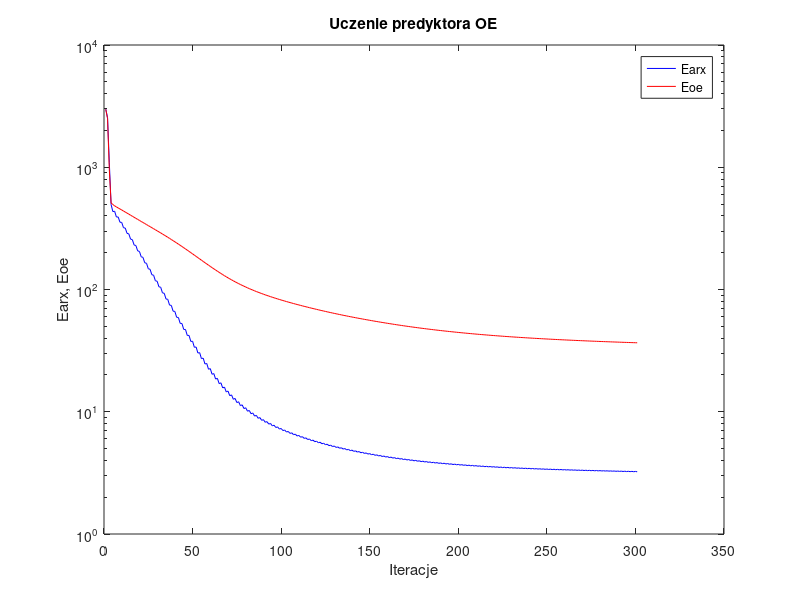
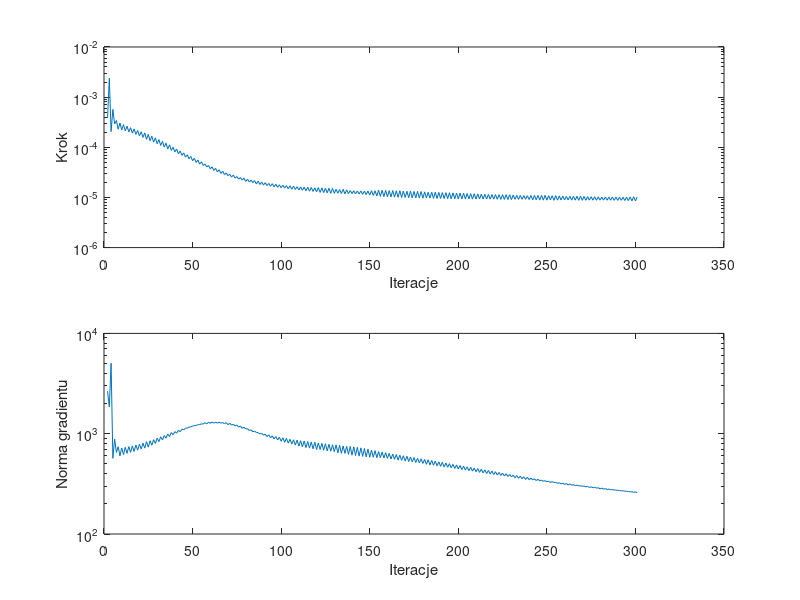

Write MATLAB code to recreate these figures, in order.
%uczenie predyktora oe
clear all;
n=0; farx(n+1)=2.986418e+003; foe(n+1)=2.979209e+003; wspucz(n+1)=0.000000e+000; ng(n+1)=0.000000e+000;
n=1; farx(n+1)=2.544539e+003; foe(n+1)=2.500572e+003; krok(n+1)=3.831728e-004; ng(n+1)=2.651542e+003;
n=2; farx(n+1)=1.086910e+003; foe(n+1)=9.548319e+002; krok(n+1)=2.378319e-003; ng(n+1)=1.847266e+003;
n=3; farx(n+1)=4.954714e+002; foe(n+1)=5.102134e+002; krok(n+1)=2.057254e-004; ng(n+1)=5.035282e+003;
n=4; farx(n+1)=4.336284e+002; foe(n+1)=4.956591e+002; krok(n+1)=5.705256e-004; ng(n+1)=5.690980e+002;
n=5; farx(n+1)=4.366451e+002; foe(n+1)=4.834265e+002; krok(n+1)=2.918195e-004; ng(n+1)=8.816788e+002;
n=6; farx(n+1)=3.916162e+002; foe(n+1)=4.736134e+002; krok(n+1)=3.423805e-004; ng(n+1)=6.506173e+002;
n=7; farx(n+1)=3.921461e+002; foe(n+1)=4.648584e+002; krok(n+1)=2.298193e-004; ng(n+1)=7.411326e+002;
n=8; farx(n+1)=3.552807e+002; foe(n+1)=4.558785e+002; krok(n+1)=3.052463e-004; ng(n+1)=6.014818e+002;
n=9; farx(n+1)=3.536458e+002; foe(n+1)=4.473153e+002; krok(n+1)=2.215284e-004; ng(n+1)=7.210962e+002;
n=10; farx(n+1)=3.202860e+002; foe(n+1)=4.385166e+002; krok(n+1)=2.826636e-004; ng(n+1)=6.196572e+002;
n=11; farx(n+1)=3.179893e+002; foe(n+1)=4.301515e+002; krok(n+1)=2.130969e-004; ng(n+1)=7.312036e+002;
n=12; farx(n+1)=2.878817e+002; foe(n+1)=4.216025e+002; krok(n+1)=2.633328e-004; ng(n+1)=6.366801e+002;
n=13; farx(n+1)=2.853199e+002; foe(n+1)=4.135010e+002; krok(n+1)=2.030280e-004; ng(n+1)=7.435051e+002;
n=14; farx(n+1)=2.582668e+002; foe(n+1)=4.052603e+002; krok(n+1)=2.463545e-004; ng(n+1)=6.517294e+002;
n=15; farx(n+1)=2.556634e+002; foe(n+1)=3.974685e+002; krok(n+1)=1.915864e-004; ng(n+1)=7.556805e+002;
n=16; farx(n+1)=2.313157e+002; foe(n+1)=3.895596e+002; krok(n+1)=2.326282e-004; ng(n+1)=6.656430e+002;
n=17; farx(n+1)=2.288909e+002; foe(n+1)=3.820872e+002; krok(n+1)=1.803354e-004; ng(n+1)=7.715120e+002;
n=18; farx(n+1)=2.071006e+002; foe(n+1)=3.745379e+002; krok(n+1)=2.169204e-004; ng(n+1)=6.849764e+002;
n=19; farx(n+1)=2.048366e+002; foe(n+1)=3.673922e+002; krok(n+1)=1.691914e-004; ng(n+1)=7.852988e+002;
n=20; farx(n+1)=1.852438e+002; foe(n+1)=3.601744e+002; krok(n+1)=2.039081e-004; ng(n+1)=7.020961e+002;
n=21; farx(n+1)=1.832347e+002; foe(n+1)=3.533265e+002; krok(n+1)=1.574580e-004; ng(n+1)=8.050998e+002;
n=22; farx(n+1)=1.654515e+002; foe(n+1)=3.464101e+002; krok(n+1)=1.935115e-004; ng(n+1)=7.182163e+002;
n=23; farx(n+1)=1.638084e+002; foe(n+1)=3.398074e+002; krok(n+1)=1.440576e-004; ng(n+1)=8.342483e+002;
n=24; farx(n+1)=1.478612e+002; foe(n+1)=3.331378e+002; krok(n+1)=1.812217e-004; ng(n+1)=7.351663e+002;
n=25; farx(n+1)=1.463882e+002; foe(n+1)=3.267905e+002; krok(n+1)=1.354575e-004; ng(n+1)=8.511572e+002;
n=26; farx(n+1)=1.321262e+002; foe(n+1)=3.203796e+002; krok(n+1)=1.662532e-004; ng(n+1)=7.678789e+002;
n=27; farx(n+1)=1.308081e+002; foe(n+1)=3.142543e+002; krok(n+1)=1.267358e-004; ng(n+1)=8.721899e+002;
n=28; farx(n+1)=1.179368e+002; foe(n+1)=3.080523e+002; krok(n+1)=1.542478e-004; ng(n+1)=8.001336e+002;
n=29; farx(n+1)=1.168415e+002; foe(n+1)=3.021015e+002; krok(n+1)=1.174532e-004; ng(n+1)=9.016447e+002;
n=30; farx(n+1)=1.052293e+002; foe(n+1)=2.960774e+002; krok(n+1)=1.426144e-004; ng(n+1)=8.333002e+002;
n=31; farx(n+1)=1.043265e+002; foe(n+1)=2.902794e+002; krok(n+1)=1.088055e-004; ng(n+1)=9.314514e+002;
n=32; farx(n+1)=9.388574e+001; foe(n+1)=2.844084e+002; krok(n+1)=1.309881e-004; ng(n+1)=8.673126e+002;
n=33; farx(n+1)=9.312609e+001; foe(n+1)=2.787525e+002; krok(n+1)=1.011842e-004; ng(n+1)=9.584482e+002;
n=34; farx(n+1)=8.367528e+001; foe(n+1)=2.730190e+002; krok(n+1)=1.209505e-004; ng(n+1)=9.025097e+002;
n=35; farx(n+1)=8.309611e+001; foe(n+1)=2.674775e+002; krok(n+1)=9.292181e-005; ng(n+1)=9.932432e+002;
n=36; farx(n+1)=7.455801e+001; foe(n+1)=2.618595e+002; krok(n+1)=1.117582e-004; ng(n+1)=9.357844e+002;
n=37; farx(n+1)=7.413549e+001; foe(n+1)=2.564309e+002; krok(n+1)=8.669030e-005; ng(n+1)=1.026109e+003;
n=38; farx(n+1)=6.650494e+001; foe(n+1)=2.509572e+002; krok(n+1)=1.003543e-004; ng(n+1)=9.772223e+002;
n=39; farx(n+1)=6.615589e+001; foe(n+1)=2.456538e+002; krok(n+1)=8.066838e-005; ng(n+1)=1.049047e+003;
n=40; farx(n+1)=5.925579e+001; foe(n+1)=2.402972e+002; krok(n+1)=9.257470e-005; ng(n+1)=1.011205e+003;
n=41; farx(n+1)=5.903956e+001; foe(n+1)=2.351035e+002; krok(n+1)=7.418244e-005; ng(n+1)=1.083295e+003;
n=42; farx(n+1)=5.284936e+001; foe(n+1)=2.298714e+002; krok(n+1)=8.459568e-005; ng(n+1)=1.047365e+003;
n=43; farx(n+1)=5.271530e+001; foe(n+1)=2.248051e+002; krok(n+1)=6.905895e-005; ng(n+1)=1.108267e+003;
n=44; farx(n+1)=4.714122e+001; foe(n+1)=2.197151e+002; krok(n+1)=7.737572e-005; ng(n+1)=1.092952e+003;
n=45; farx(n+1)=4.710225e+001; foe(n+1)=2.147799e+002; krok(n+1)=6.380047e-005; ng(n+1)=1.137013e+003;
n=46; farx(n+1)=4.208994e+001; foe(n+1)=2.098405e+002; krok(n+1)=7.095977e-005; ng(n+1)=1.134461e+003;
n=47; farx(n+1)=4.212869e+001; foe(n+1)=2.050505e+002; krok(n+1)=5.883434e-005; ng(n+1)=1.162870e+003;
n=48; farx(n+1)=3.760973e+001; foe(n+1)=2.002725e+002; krok(n+1)=6.564208e-005; ng(n+1)=1.170249e+003;
n=49; farx(n+1)=3.772917e+001; foe(n+1)=1.956381e+002; krok(n+1)=5.400102e-005; ng(n+1)=1.190737e+003;
n=50; farx(n+1)=3.368089e+001; foe(n+1)=1.910366e+002; krok(n+1)=6.047987e-005; ng(n+1)=1.201698e+003;
n=51; farx(n+1)=3.384999e+001; foe(n+1)=1.865797e+002; krok(n+1)=4.993299e-005; ng(n+1)=1.209181e+003;
n=52; farx(n+1)=3.022680e+001; foe(n+1)=1.821725e+002; krok(n+1)=5.575933e-005; ng(n+1)=1.230393e+003;
n=53; farx(n+1)=3.043769e+001; foe(n+1)=1.779077e+002; krok(n+1)=4.621507e-005; ng(n+1)=1.229595e+003;
n=54; farx(n+1)=2.720513e+001; foe(n+1)=1.737103e+002; krok(n+1)=5.135020e-005; ng(n+1)=1.255206e+003;
n=55; farx(n+1)=2.745053e+001; foe(n+1)=1.696536e+002; krok(n+1)=4.334515e-005; ng(n+1)=1.246505e+003;
n=56; farx(n+1)=2.458634e+001; foe(n+1)=1.656891e+002; krok(n+1)=4.645269e-005; ng(n+1)=1.288188e+003;
n=57; farx(n+1)=2.483073e+001; foe(n+1)=1.618561e+002; krok(n+1)=4.052186e-005; ng(n+1)=1.252462e+003;
n=58; farx(n+1)=2.226973e+001; foe(n+1)=1.581189e+002; krok(n+1)=4.334515e-005; ng(n+1)=1.303077e+003;
n=59; farx(n+1)=2.253318e+001; foe(n+1)=1.545081e+002; krok(n+1)=3.720528e-005; ng(n+1)=1.269643e+003;
n=60; farx(n+1)=2.025988e+001; foe(n+1)=1.509979e+002; krok(n+1)=4.060864e-005; ng(n+1)=1.304676e+003;
n=61; farx(n+1)=2.052571e+001; foe(n+1)=1.476181e+002; krok(n+1)=3.452947e-005; ng(n+1)=1.275069e+003;
n=62; farx(n+1)=1.850754e+001; foe(n+1)=1.443400e+002; krok(n+1)=3.806275e-005; ng(n+1)=1.304284e+003;
n=63; farx(n+1)=1.877408e+001; foe(n+1)=1.411910e+002; krok(n+1)=3.217628e-005; ng(n+1)=1.276801e+003;
n=64; farx(n+1)=1.698406e+001; foe(n+1)=1.381464e+002; krok(n+1)=3.565361e-005; ng(n+1)=1.301536e+003;
n=65; farx(n+1)=1.724546e+001; foe(n+1)=1.352251e+002; krok(n+1)=3.004811e-005; ng(n+1)=1.273009e+003;
n=66; farx(n+1)=1.566735e+001; foe(n+1)=1.324074e+002; krok(n+1)=3.333298e-005; ng(n+1)=1.292121e+003;
n=67; farx(n+1)=1.591750e+001; foe(n+1)=1.297114e+002; krok(n+1)=2.860122e-005; ng(n+1)=1.257389e+003;
n=68; farx(n+1)=1.453078e+001; foe(n+1)=1.271191e+002; krok(n+1)=3.070447e-005; ng(n+1)=1.289657e+003;
n=69; farx(n+1)=1.475626e+001; foe(n+1)=1.246396e+002; krok(n+1)=2.717293e-005; ng(n+1)=1.230512e+003;
n=70; farx(n+1)=1.352336e+001; foe(n+1)=1.222528e+002; krok(n+1)=2.921834e-005; ng(n+1)=1.269235e+003;
n=71; farx(n+1)=1.374009e+001; foe(n+1)=1.199705e+002; krok(n+1)=2.545461e-005; ng(n+1)=1.217410e+003;
n=72; farx(n+1)=1.264595e+001; foe(n+1)=1.177748e+002; krok(n+1)=2.790955e-005; ng(n+1)=1.241894e+003;
n=73; farx(n+1)=1.285316e+001; foe(n+1)=1.156773e+002; krok(n+1)=2.418894e-005; ng(n+1)=1.198167e+003;
n=74; farx(n+1)=1.188872e+001; foe(n+1)=1.136629e+002; krok(n+1)=2.616958e-005; ng(n+1)=1.220829e+003;
n=75; farx(n+1)=1.207489e+001; foe(n+1)=1.117399e+002; krok(n+1)=2.322634e-005; ng(n+1)=1.163459e+003;
n=76; farx(n+1)=1.121954e+001; foe(n+1)=1.098895e+002; krok(n+1)=2.488850e-005; ng(n+1)=1.192146e+003;
n=77; farx(n+1)=1.138977e+001; foe(n+1)=1.081232e+002; krok(n+1)=2.219549e-005; ng(n+1)=1.133138e+003;
n=78; farx(n+1)=1.061966e+001; foe(n+1)=1.064209e+002; krok(n+1)=2.418894e-005; ng(n+1)=1.158619e+003;
n=79; farx(n+1)=1.078378e+001; foe(n+1)=1.047918e+002; krok(n+1)=2.092147e-005; ng(n+1)=1.117037e+003;
n=80; farx(n+1)=1.010207e+001; foe(n+1)=1.032221e+002; krok(n+1)=2.310648e-005; ng(n+1)=1.121660e+003;
n=81; farx(n+1)=1.024913e+001; foe(n+1)=1.017234e+002; krok(n+1)=2.036925e-005; ng(n+1)=1.077172e+003;
n=82; farx(n+1)=9.638447e+000; foe(n+1)=1.002757e+002; krok(n+1)=2.209045e-005; ng(n+1)=1.093040e+003;
n=83; farx(n+1)=9.773006e+000; foe(n+1)=9.889121e+001; krok(n+1)=1.968224e-005; ng(n+1)=1.044385e+003;
n=84; farx(n+1)=9.215366e+000; foe(n+1)=9.755116e+001; krok(n+1)=2.167257e-005; ng(n+1)=1.060352e+003;
n=85; farx(n+1)=9.344662e+000; foe(n+1)=9.626360e+001; krok(n+1)=1.852774e-005; ng(n+1)=1.029546e+003;
n=86; farx(n+1)=8.843721e+000; foe(n+1)=9.501531e+001; krok(n+1)=2.114892e-005; ng(n+1)=1.023180e+003;
n=87; farx(n+1)=8.962781e+000; foe(n+1)=9.381950e+001; krok(n+1)=1.811665e-005; ng(n+1)=9.957452e+002;
n=88; farx(n+1)=8.507203e+000; foe(n+1)=9.265873e+001; krok(n+1)=2.036925e-005; ng(n+1)=1.008147e+003;
n=89; farx(n+1)=8.617790e+000; foe(n+1)=9.154310e+001; krok(n+1)=1.760998e-005; ng(n+1)=9.666147e+002;
n=90; farx(n+1)=8.203438e+000; foe(n+1)=9.045842e+001; krok(n+1)=1.968224e-005; ng(n+1)=9.897190e+002;
n=91; farx(n+1)=8.305886e+000; foe(n+1)=8.941478e+001; krok(n+1)=1.729605e-005; ng(n+1)=9.350660e+002;
n=92; farx(n+1)=7.925443e+000; foe(n+1)=8.839879e+001; krok(n+1)=1.903096e-005; ng(n+1)=9.758371e+002;
n=93; farx(n+1)=8.020220e+000; foe(n+1)=8.741825e+001; krok(n+1)=1.675917e-005; ng(n+1)=9.084771e+002;
n=94; farx(n+1)=7.668836e+000; foe(n+1)=8.646051e+001; krok(n+1)=1.878573e-005; ng(n+1)=9.522808e+002;
n=95; farx(n+1)=7.759483e+000; foe(n+1)=8.553508e+001; krok(n+1)=1.630719e-005; ng(n+1)=8.879263e+002;
n=96; farx(n+1)=7.434274e+000; foe(n+1)=8.463124e+001; krok(n+1)=1.831129e-005; ng(n+1)=9.361613e+002;
n=97; farx(n+1)=7.519620e+000; foe(n+1)=8.375602e+001; krok(n+1)=1.593982e-005; ng(n+1)=8.646290e+002;
n=98; farx(n+1)=7.217893e+000; foe(n+1)=8.290001e+001; krok(n+1)=1.788662e-005; ng(n+1)=9.216374e+002;
n=99; farx(n+1)=7.298534e+000; foe(n+1)=8.207008e+001; krok(n+1)=1.565988e-005; ng(n+1)=8.416536e+002;
n=100; farx(n+1)=7.016829e+000; foe(n+1)=8.125759e+001; krok(n+1)=1.747813e-005; ng(n+1)=9.102752e+002;
n=101; farx(n+1)=7.093536e+000; foe(n+1)=8.046813e+001; krok(n+1)=1.535151e-005; ng(n+1)=8.212952e+002;
n=102; farx(n+1)=6.828816e+000; foe(n+1)=7.969466e+001; krok(n+1)=1.720017e-005; ng(n+1)=8.978543e+002;
n=103; farx(n+1)=6.902031e+000; foe(n+1)=7.894115e+001; krok(n+1)=1.489745e-005; ng(n+1)=8.048806e+002;
n=104; farx(n+1)=6.653251e+000; foe(n+1)=7.820150e+001; krok(n+1)=1.707914e-005; ng(n+1)=8.793673e+002;
n=105; farx(n+1)=6.724051e+000; foe(n+1)=7.748087e+001; krok(n+1)=1.460917e-005; ng(n+1)=7.888638e+002;
n=106; farx(n+1)=6.490039e+000; foe(n+1)=7.677390e+001; krok(n+1)=1.671517e-005; ng(n+1)=8.686599e+002;
n=107; farx(n+1)=6.557766e+000; foe(n+1)=7.608438e+001; krok(n+1)=1.442554e-005; ng(n+1)=7.704436e+002;
n=108; farx(n+1)=6.337254e+000; foe(n+1)=7.540755e+001; krok(n+1)=1.632874e-005; ng(n+1)=8.626176e+002;
n=109; farx(n+1)=6.401216e+000; foe(n+1)=7.474687e+001; krok(n+1)=1.416371e-005; ng(n+1)=7.521633e+002;
n=110; farx(n+1)=6.192154e+000; foe(n+1)=7.409633e+001; krok(n+1)=1.622915e-005; ng(n+1)=8.521307e+002;
n=111; farx(n+1)=6.254406e+000; foe(n+1)=7.346125e+001; krok(n+1)=1.390431e-005; ng(n+1)=7.398110e+002;
n=112; farx(n+1)=6.055578e+000; foe(n+1)=7.283613e+001; krok(n+1)=1.602405e-005; ng(n+1)=8.455995e+002;
n=113; farx(n+1)=6.115750e+000; foe(n+1)=7.222503e+001; krok(n+1)=1.361415e-005; ng(n+1)=7.274032e+002;
n=114; farx(n+1)=5.925983e+000; foe(n+1)=7.162274e+001; krok(n+1)=1.596631e-005; ng(n+1)=8.357458e+002;
n=115; farx(n+1)=5.985028e+000; foe(n+1)=7.103346e+001; krok(n+1)=1.334403e-005; ng(n+1)=7.182292e+002;
n=116; farx(n+1)=5.804222e+000; foe(n+1)=7.045320e+001; krok(n+1)=1.577348e-005; ng(n+1)=8.280428e+002;
n=117; farx(n+1)=5.861674e+000; foe(n+1)=6.988534e+001; krok(n+1)=1.317649e-005; ng(n+1)=7.069298e+002;
n=118; farx(n+1)=5.689282e+000; foe(n+1)=6.932626e+001; krok(n+1)=1.552186e-005; ng(n+1)=8.216459e+002;
n=119; farx(n+1)=5.744217e+000; foe(n+1)=6.877898e+001; krok(n+1)=1.290553e-005; ng(n+1)=6.958348e+002;
n=120; farx(n+1)=5.577835e+000; foe(n+1)=6.823757e+001; krok(n+1)=1.572983e-005; ng(n+1)=8.078445e+002;
n=121; farx(n+1)=5.633187e+000; foe(n+1)=6.770677e+001; krok(n+1)=1.259177e-005; ng(n+1)=6.958294e+002;
n=122; farx(n+1)=5.474373e+000; foe(n+1)=6.718420e+001; krok(n+1)=1.549177e-005; ng(n+1)=8.003066e+002;
n=123; farx(n+1)=5.528112e+000; foe(n+1)=6.667239e+001; krok(n+1)=1.249822e-005; ng(n+1)=6.842321e+002;
n=124; farx(n+1)=5.376047e+000; foe(n+1)=6.616813e+001; krok(n+1)=1.525247e-005; ng(n+1)=7.938361e+002;
n=125; farx(n+1)=5.428155e+000; foe(n+1)=6.567410e+001; krok(n+1)=1.234279e-005; ng(n+1)=6.738815e+002;
n=126; farx(n+1)=5.281487e+000; foe(n+1)=6.518628e+001; krok(n+1)=1.523649e-005; ng(n+1)=7.842683e+002;
n=127; farx(n+1)=5.332968e+000; foe(n+1)=6.470768e+001; krok(n+1)=1.209645e-005; ng(n+1)=6.693380e+002;
n=128; farx(n+1)=5.191999e+000; foe(n+1)=6.423530e+001; krok(n+1)=1.517047e-005; ng(n+1)=7.739606e+002;
n=129; farx(n+1)=5.243453e+000; foe(n+1)=6.377241e+001; krok(n+1)=1.209447e-005; ng(n+1)=6.623008e+002;
n=130; farx(n+1)=5.109327e+000; foe(n+1)=6.331824e+001; krok(n+1)=1.453926e-005; ng(n+1)=7.737866e+002;
n=131; farx(n+1)=5.158038e+000; foe(n+1)=6.287334e+001; krok(n+1)=1.215525e-005; ng(n+1)=6.448993e+002;
n=132; farx(n+1)=5.028823e+000; foe(n+1)=6.243414e+001; krok(n+1)=1.438760e-005; ng(n+1)=7.660638e+002;
n=133; farx(n+1)=5.076374e+000; foe(n+1)=6.200379e+001; krok(n+1)=1.197415e-005; ng(n+1)=6.374850e+002;
n=134; farx(n+1)=4.950725e+000; foe(n+1)=6.157795e+001; krok(n+1)=1.451496e-005; ng(n+1)=7.546602e+002;
n=135; farx(n+1)=4.998804e+000; foe(n+1)=6.115986e+001; krok(n+1)=1.176389e-005; ng(n+1)=6.367393e+002;
n=136; farx(n+1)=4.878816e+000; foe(n+1)=6.074824e+001; krok(n+1)=1.416371e-005; ng(n+1)=7.477017e+002;
n=137; farx(n+1)=4.925641e+000; foe(n+1)=6.034539e+001; krok(n+1)=1.191391e-005; ng(n+1)=6.226233e+002;
n=138; farx(n+1)=4.810090e+000; foe(n+1)=5.994867e+001; krok(n+1)=1.373458e-005; ng(n+1)=7.463790e+002;
n=139; farx(n+1)=4.855650e+000; foe(n+1)=5.955963e+001; krok(n+1)=1.194000e-005; ng(n+1)=6.110086e+002;
n=140; farx(n+1)=4.743488e+000; foe(n+1)=5.917601e+001; krok(n+1)=1.360069e-005; ng(n+1)=7.401974e+002;
n=141; farx(n+1)=4.788662e+000; foe(n+1)=5.879913e+001; krok(n+1)=1.180191e-005; ng(n+1)=6.056242e+002;
n=142; farx(n+1)=4.680387e+000; foe(n+1)=5.842770e+001; krok(n+1)=1.346311e-005; ng(n+1)=7.315094e+002;
n=143; farx(n+1)=4.724723e+000; foe(n+1)=5.806303e+001; krok(n+1)=1.171829e-005; ng(n+1)=5.976063e+002;
n=144; farx(n+1)=4.619385e+000; foe(n+1)=5.770333e+001; krok(n+1)=1.344676e-005; ng(n+1)=7.226073e+002;
n=145; farx(n+1)=4.663549e+000; foe(n+1)=5.734969e+001; krok(n+1)=1.153689e-005; ng(n+1)=5.939586e+002;
n=146; farx(n+1)=4.561538e+000; foe(n+1)=5.700117e+001; krok(n+1)=1.338477e-005; ng(n+1)=7.128474e+002;
n=147; farx(n+1)=4.605027e+000; foe(n+1)=5.665869e+001; krok(n+1)=1.139931e-005; ng(n+1)=5.876468e+002;
n=148; farx(n+1)=4.505989e+000; foe(n+1)=5.632083e+001; krok(n+1)=1.338477e-005; ng(n+1)=7.023689e+002;
n=149; farx(n+1)=4.548649e+000; foe(n+1)=5.598888e+001; krok(n+1)=1.115447e-005; ng(n+1)=5.828514e+002;
n=150; farx(n+1)=4.452106e+000; foe(n+1)=5.566025e+001; krok(n+1)=1.361563e-005; ng(n+1)=6.876534e+002;
n=151; farx(n+1)=4.495082e+000; foe(n+1)=5.533754e+001; krok(n+1)=1.095389e-005; ng(n+1)=5.819519e+002;
n=152; farx(n+1)=4.401217e+000; foe(n+1)=5.501920e+001; krok(n+1)=1.357488e-005; ng(n+1)=6.786101e+002;
n=153; farx(n+1)=4.443169e+000; foe(n+1)=5.470645e+001; krok(n+1)=1.069939e-005; ng(n+1)=5.768010e+002;
n=154; farx(n+1)=4.351312e+000; foe(n+1)=5.439582e+001; krok(n+1)=1.393983e-005; ng(n+1)=6.624604e+002;
n=155; farx(n+1)=4.394055e+000; foe(n+1)=5.409085e+001; krok(n+1)=1.051860e-005; ng(n+1)=5.780231e+002;
n=156; farx(n+1)=4.304474e+000; foe(n+1)=5.379068e+001; krok(n+1)=1.384553e-005; ng(n+1)=6.555793e+002;
n=157; farx(n+1)=4.346826e+000; foe(n+1)=5.349492e+001; krok(n+1)=1.038706e-005; ng(n+1)=5.731903e+002;
n=158; farx(n+1)=4.259666e+000; foe(n+1)=5.320383e+001; krok(n+1)=1.384553e-005; ng(n+1)=6.456687e+002;
n=159; farx(n+1)=4.301739e+000; foe(n+1)=5.291707e+001; krok(n+1)=1.029142e-005; ng(n+1)=5.680972e+002;
n=160; farx(n+1)=4.217496e+000; foe(n+1)=5.263529e+001; krok(n+1)=1.366869e-005; ng(n+1)=6.372811e+002;
n=161; farx(n+1)=4.258532e+000; foe(n+1)=5.235859e+001; krok(n+1)=1.023989e-005; ng(n+1)=5.585962e+002;
n=162; farx(n+1)=4.176249e+000; foe(n+1)=5.208523e+001; krok(n+1)=1.372904e-005; ng(n+1)=6.272834e+002;
n=163; farx(n+1)=4.217294e+000; foe(n+1)=5.181647e+001; krok(n+1)=1.013046e-005; ng(n+1)=5.552580e+002;
n=164; farx(n+1)=4.137489e+000; foe(n+1)=5.155202e+001; krok(n+1)=1.357662e-005; ng(n+1)=6.194102e+002;
n=165; farx(n+1)=4.177797e+000; foe(n+1)=5.129236e+001; krok(n+1)=1.008355e-005; ng(n+1)=5.470991e+002;
n=166; farx(n+1)=4.099889e+000; foe(n+1)=5.103616e+001; krok(n+1)=1.356957e-005; ng(n+1)=6.105566e+002;
n=167; farx(n+1)=4.140050e+000; foe(n+1)=5.078427e+001; krok(n+1)=9.999543e-006; ng(n+1)=5.426167e+002;
n=168; farx(n+1)=4.064590e+000; foe(n+1)=5.053643e+001; krok(n+1)=1.338683e-005; ng(n+1)=6.027930e+002;
n=169; farx(n+1)=4.104091e+000; foe(n+1)=5.029337e+001; krok(n+1)=1.001618e-005; ng(n+1)=5.335680e+002;
n=170; farx(n+1)=4.030357e+000; foe(n+1)=5.005393e+001; krok(n+1)=1.328171e-005; ng(n+1)=5.961166e+002;
n=171; farx(n+1)=4.069285e+000; foe(n+1)=4.981839e+001; krok(n+1)=9.888364e-006; ng(n+1)=5.282608e+002;
n=172; farx(n+1)=3.997245e+000; foe(n+1)=4.958571e+001; krok(n+1)=1.338477e-005; ng(n+1)=5.851887e+002;
n=173; farx(n+1)=4.036201e+000; foe(n+1)=4.935698e+001; krok(n+1)=9.809075e-006; ng(n+1)=5.247653e+002;
n=174; farx(n+1)=3.966240e+000; foe(n+1)=4.913210e+001; krok(n+1)=1.319809e-005; ng(n+1)=5.781945e+002;
n=175; farx(n+1)=4.004385e+000; foe(n+1)=4.891128e+001; krok(n+1)=9.772716e-006; ng(n+1)=5.163601e+002;
n=176; farx(n+1)=3.936080e+000; foe(n+1)=4.869326e+001; krok(n+1)=1.319809e-005; ng(n+1)=5.691010e+002;
n=177; farx(n+1)=3.974061e+000; foe(n+1)=4.847919e+001; krok(n+1)=9.722265e-006; ng(n+1)=5.114467e+002;
n=178; farx(n+1)=3.907368e+000; foe(n+1)=4.826846e+001; krok(n+1)=1.308479e-005; ng(n+1)=5.621939e+002;
n=179; farx(n+1)=3.944910e+000; foe(n+1)=4.806124e+001; krok(n+1)=9.667524e-006; ng(n+1)=5.053920e+002;
n=180; farx(n+1)=3.880374e+000; foe(n+1)=4.785717e+001; krok(n+1)=1.290553e-005; ng(n+1)=5.540279e+002;
n=181; farx(n+1)=3.917420e+000; foe(n+1)=4.765744e+001; krok(n+1)=9.766516e-006; ng(n+1)=4.957341e+002;
n=182; farx(n+1)=3.854337e+000; foe(n+1)=4.746093e+001; krok(n+1)=1.264803e-005; ng(n+1)=5.501518e+002;
n=183; farx(n+1)=3.890665e+000; foe(n+1)=4.726785e+001; krok(n+1)=9.716744e-006; ng(n+1)=4.884106e+002;
n=184; farx(n+1)=3.828842e+000; foe(n+1)=4.707720e+001; krok(n+1)=1.270754e-005; ng(n+1)=5.409319e+002;
n=185; farx(n+1)=3.864968e+000; foe(n+1)=4.688971e+001; krok(n+1)=9.602384e-006; ng(n+1)=4.850197e+002;
n=186; farx(n+1)=3.804644e+000; foe(n+1)=4.670481e+001; krok(n+1)=1.268925e-005; ng(n+1)=5.320529e+002;
n=187; farx(n+1)=3.840415e+000; foe(n+1)=4.652322e+001; krok(n+1)=9.558456e-006; ng(n+1)=4.794343e+002;
n=188; farx(n+1)=3.781549e+000; foe(n+1)=4.634422e+001; krok(n+1)=1.259797e-005; ng(n+1)=5.245661e+002;
n=189; farx(n+1)=3.816946e+000; foe(n+1)=4.616850e+001; krok(n+1)=9.549067e-006; ng(n+1)=4.731023e+002;
n=190; farx(n+1)=3.759394e+000; foe(n+1)=4.599541e+001; krok(n+1)=1.248325e-005; ng(n+1)=5.179982e+002;
n=191; farx(n+1)=3.794370e+000; foe(n+1)=4.582532e+001; krok(n+1)=9.520265e-006; ng(n+1)=4.670390e+002;
n=192; farx(n+1)=3.737938e+000; foe(n+1)=4.565774e+001; krok(n+1)=1.245057e-005; ng(n+1)=5.106950e+002;
n=193; farx(n+1)=3.772632e+000; foe(n+1)=4.549276e+001; krok(n+1)=9.451001e-006; ng(n+1)=4.625929e+002;
n=194; farx(n+1)=3.717476e+000; foe(n+1)=4.533036e+001; krok(n+1)=1.240203e-005; ng(n+1)=5.029046e+002;
n=195; farx(n+1)=3.751677e+000; foe(n+1)=4.517056e+001; krok(n+1)=9.388408e-006; ng(n+1)=4.570331e+002;
n=196; farx(n+1)=3.697975e+000; foe(n+1)=4.501302e+001; krok(n+1)=1.234279e-005; ng(n+1)=4.944379e+002;
n=197; farx(n+1)=3.731769e+000; foe(n+1)=4.485847e+001; krok(n+1)=9.405221e-006; ng(n+1)=4.503065e+002;
n=198; farx(n+1)=3.679181e+000; foe(n+1)=4.470616e+001; krok(n+1)=1.221743e-005; ng(n+1)=4.885151e+002;
n=199; farx(n+1)=3.712576e+000; foe(n+1)=4.455651e+001; krok(n+1)=9.386788e-006; ng(n+1)=4.445155e+002;
n=200; farx(n+1)=3.661012e+000; foe(n+1)=4.440903e+001; krok(n+1)=1.216245e-005; ng(n+1)=4.817043e+002;
n=201; farx(n+1)=3.694046e+000; foe(n+1)=4.426394e+001; krok(n+1)=9.331364e-006; ng(n+1)=4.398027e+002;
n=202; farx(n+1)=3.643705e+000; foe(n+1)=4.412095e+001; krok(n+1)=1.209645e-005; ng(n+1)=4.741334e+002;
n=203; farx(n+1)=3.676325e+000; foe(n+1)=4.398049e+001; krok(n+1)=9.328187e-006; ng(n+1)=4.338644e+002;
n=204; farx(n+1)=3.627143e+000; foe(n+1)=4.384206e+001; krok(n+1)=1.197415e-005; ng(n+1)=4.677304e+002;
n=205; farx(n+1)=3.659359e+000; foe(n+1)=4.370615e+001; krok(n+1)=9.351708e-006; ng(n+1)=4.275498e+002;
n=206; farx(n+1)=3.610927e+000; foe(n+1)=4.357222e+001; krok(n+1)=1.191391e-005; ng(n+1)=4.620694e+002;
n=207; farx(n+1)=3.642799e+000; foe(n+1)=4.344027e+001; krok(n+1)=9.263865e-006; ng(n+1)=4.237647e+002;
n=208; farx(n+1)=3.595636e+000; foe(n+1)=4.331021e+001; krok(n+1)=1.185899e-005; ng(n+1)=4.539342e+002;
n=209; farx(n+1)=3.627107e+000; foe(n+1)=4.318253e+001; krok(n+1)=9.301319e-006; ng(n+1)=4.173571e+002;
n=210; farx(n+1)=3.580873e+000; foe(n+1)=4.305673e+001; krok(n+1)=1.171829e-005; ng(n+1)=4.486967e+002;
n=211; farx(n+1)=3.611913e+000; foe(n+1)=4.293305e+001; krok(n+1)=9.299765e-006; ng(n+1)=4.116479e+002;
n=212; farx(n+1)=3.566552e+000; foe(n+1)=4.281112e+001; krok(n+1)=1.165597e-005; ng(n+1)=4.423978e+002;
n=213; farx(n+1)=3.597252e+000; foe(n+1)=4.269117e+001; krok(n+1)=9.272806e-006; ng(n+1)=4.069308e+002;
n=214; farx(n+1)=3.552931e+000; foe(n+1)=4.257295e+001; krok(n+1)=1.155324e-005; ng(n+1)=4.359464e+002;
n=215; farx(n+1)=3.583167e+000; foe(n+1)=4.245678e+001; krok(n+1)=9.290308e-006; ng(n+1)=4.008699e+002;
n=216; farx(n+1)=3.539596e+000; foe(n+1)=4.234219e+001; krok(n+1)=1.149974e-005; ng(n+1)=4.300247e+002;
n=217; farx(n+1)=3.569529e+000; foe(n+1)=4.222942e+001; krok(n+1)=9.251809e-006; ng(n+1)=3.966920e+002;
n=218; farx(n+1)=3.526866e+000; foe(n+1)=4.211826e+001; krok(n+1)=1.143043e-005; ng(n+1)=4.235919e+002;
n=219; farx(n+1)=3.556413e+000; foe(n+1)=4.200891e+001; krok(n+1)=9.251809e-006; ng(n+1)=3.914773e+002;
n=220; farx(n+1)=3.514459e+000; foe(n+1)=4.190110e+001; krok(n+1)=1.138437e-005; ng(n+1)=4.177072e+002;
n=221; farx(n+1)=3.543669e+000; foe(n+1)=4.179492e+001; krok(n+1)=9.203865e-006; ng(n+1)=3.874287e+002;
n=222; farx(n+1)=3.502435e+000; foe(n+1)=4.169023e+001; krok(n+1)=1.138585e-005; ng(n+1)=4.110360e+002;
n=223; farx(n+1)=3.531308e+000; foe(n+1)=4.158705e+001; krok(n+1)=9.137433e-006; ng(n+1)=3.837681e+002;
n=224; farx(n+1)=3.490940e+000; foe(n+1)=4.148530e+001; krok(n+1)=1.136531e-005; ng(n+1)=4.040287e+002;
n=225; farx(n+1)=3.519452e+000; foe(n+1)=4.138517e+001; krok(n+1)=9.125546e-006; ng(n+1)=3.790759e+002;
n=226; farx(n+1)=3.479748e+000; foe(n+1)=4.128641e+001; krok(n+1)=1.133131e-005; ng(n+1)=3.981770e+002;
n=227; farx(n+1)=3.507926e+000; foe(n+1)=4.118911e+001; krok(n+1)=9.078452e-006; ng(n+1)=3.752017e+002;
n=228; farx(n+1)=3.468962e+000; foe(n+1)=4.109314e+001; krok(n+1)=1.131276e-005; ng(n+1)=3.917494e+002;
n=229; farx(n+1)=3.496801e+000; foe(n+1)=4.099862e+001; krok(n+1)=9.049168e-006; ng(n+1)=3.710493e+002;
n=230; farx(n+1)=3.458924e+000; foe(n+1)=4.090540e+001; krok(n+1)=1.115447e-005; ng(n+1)=3.857541e+002;
n=231; farx(n+1)=3.486321e+000; foe(n+1)=4.081393e+001; krok(n+1)=9.184756e-006; ng(n+1)=3.636805e+002;
n=232; farx(n+1)=3.448881e+000; foe(n+1)=4.072369e+001; krok(n+1)=1.099884e-005; ng(n+1)=3.828017e+002;
n=233; farx(n+1)=3.475922e+000; foe(n+1)=4.063480e+001; krok(n+1)=9.158722e-006; ng(n+1)=3.595386e+002;
n=234; farx(n+1)=3.439191e+000; foe(n+1)=4.054707e+001; krok(n+1)=1.095389e-005; ng(n+1)=3.769063e+002;
n=235; farx(n+1)=3.465898e+000; foe(n+1)=4.046070e+001; krok(n+1)=9.158722e-006; ng(n+1)=3.551418e+002;
n=236; farx(n+1)=3.429904e+000; foe(n+1)=4.037546e+001; krok(n+1)=1.085468e-005; ng(n+1)=3.717348e+002;
n=237; farx(n+1)=3.456259e+000; foe(n+1)=4.029159e+001; krok(n+1)=9.203865e-006; ng(n+1)=3.500164e+002;
n=238; farx(n+1)=3.420578e+000; foe(n+1)=4.020882e+001; krok(n+1)=1.083629e-005; ng(n+1)=3.675877e+002;
n=239; farx(n+1)=3.446652e+000; foe(n+1)=4.012708e+001; krok(n+1)=9.089066e-006; ng(n+1)=3.478090e+002;
n=240; farx(n+1)=3.411454e+000; foe(n+1)=4.004642e+001; krok(n+1)=1.095376e-005; ng(n+1)=3.609545e+002;
n=241; farx(n+1)=3.437289e+000; foe(n+1)=3.996669e+001; krok(n+1)=8.958287e-006; ng(n+1)=3.461380e+002;
n=242; farx(n+1)=3.402950e+000; foe(n+1)=3.988803e+001; krok(n+1)=1.095389e-005; ng(n+1)=3.546538e+002;
n=243; farx(n+1)=3.428412e+000; foe(n+1)=3.981056e+001; krok(n+1)=8.985823e-006; ng(n+1)=3.413063e+002;
n=244; farx(n+1)=3.394402e+000; foe(n+1)=3.973409e+001; krok(n+1)=1.095376e-005; ng(n+1)=3.507356e+002;
n=245; farx(n+1)=3.419544e+000; foe(n+1)=3.965853e+001; krok(n+1)=8.866243e-006; ng(n+1)=3.391312e+002;
n=246; farx(n+1)=3.386250e+000; foe(n+1)=3.958388e+001; krok(n+1)=1.101046e-005; ng(n+1)=3.447502e+002;
n=247; farx(n+1)=3.411048e+000; foe(n+1)=3.951031e+001; krok(n+1)=8.833238e-006; ng(n+1)=3.354956e+002;
n=248; farx(n+1)=3.378293e+000; foe(n+1)=3.943759e+001; krok(n+1)=1.101046e-005; ng(n+1)=3.400956e+002;
n=249; farx(n+1)=3.402857e+000; foe(n+1)=3.936592e+001; krok(n+1)=8.818436e-006; ng(n+1)=3.322222e+002;
n=250; farx(n+1)=3.370878e+000; foe(n+1)=3.929516e+001; krok(n+1)=1.085468e-005; ng(n+1)=3.361918e+002;
n=251; farx(n+1)=3.395062e+000; foe(n+1)=3.922559e+001; krok(n+1)=8.935769e-006; ng(n+1)=3.263931e+002;
n=252; farx(n+1)=3.363102e+000; foe(n+1)=3.915689e+001; krok(n+1)=1.083629e-005; ng(n+1)=3.337828e+002;
n=253; farx(n+1)=3.387021e+000; foe(n+1)=3.908885e+001; krok(n+1)=8.756691e-006; ng(n+1)=3.255093e+002;
n=254; farx(n+1)=3.356020e+000; foe(n+1)=3.902160e+001; krok(n+1)=1.085468e-005; ng(n+1)=3.273884e+002;
n=255; farx(n+1)=3.379550e+000; foe(n+1)=3.895548e+001; krok(n+1)=8.833238e-006; ng(n+1)=3.203185e+002;
n=256; farx(n+1)=3.349095e+000; foe(n+1)=3.889008e+001; krok(n+1)=1.069939e-005; ng(n+1)=3.245946e+002;
n=257; farx(n+1)=3.372321e+000; foe(n+1)=3.882575e+001; krok(n+1)=8.914462e-006; ng(n+1)=3.155944e+002;
n=258; farx(n+1)=3.342241e+000; foe(n+1)=3.876214e+001; krok(n+1)=1.057446e-005; ng(n+1)=3.221951e+002;
n=259; farx(n+1)=3.365200e+000; foe(n+1)=3.869943e+001; krok(n+1)=8.935769e-006; ng(n+1)=3.119637e+002;
n=260; farx(n+1)=3.335582e+000; foe(n+1)=3.863745e+001; krok(n+1)=1.048504e-005; ng(n+1)=3.191768e+002;
n=261; farx(n+1)=3.358200e+000; foe(n+1)=3.857632e+001; krok(n+1)=8.943311e-006; ng(n+1)=3.082081e+002;
n=262; farx(n+1)=3.328863e+000; foe(n+1)=3.851586e+001; krok(n+1)=1.051121e-005; ng(n+1)=3.157195e+002;
n=263; farx(n+1)=3.351209e+000; foe(n+1)=3.845611e+001; krok(n+1)=8.833238e-006; ng(n+1)=3.064118e+002;
n=264; farx(n+1)=3.322456e+000; foe(n+1)=3.839697e+001; krok(n+1)=1.055114e-005; ng(n+1)=3.109959e+002;
n=265; farx(n+1)=3.344544e+000; foe(n+1)=3.833866e+001; krok(n+1)=8.833238e-006; ng(n+1)=3.032257e+002;
n=266; farx(n+1)=3.316086e+000; foe(n+1)=3.828096e+001; krok(n+1)=1.054828e-005; ng(n+1)=3.078406e+002;
n=267; farx(n+1)=3.337907e+000; foe(n+1)=3.822395e+001; krok(n+1)=8.756691e-006; ng(n+1)=3.010734e+002;
n=268; farx(n+1)=3.309941e+000; foe(n+1)=3.816751e+001; krok(n+1)=1.057446e-005; ng(n+1)=3.036843e+002;
n=269; farx(n+1)=3.331605e+000; foe(n+1)=3.811183e+001; krok(n+1)=8.778020e-006; ng(n+1)=2.982330e+002;
n=270; farx(n+1)=3.304020e+000; foe(n+1)=3.805680e+001; krok(n+1)=1.046329e-005; ng(n+1)=3.012851e+002;
n=271; farx(n+1)=3.325352e+000; foe(n+1)=3.800245e+001; krok(n+1)=8.786087e-006; ng(n+1)=2.948216e+002;
n=272; farx(n+1)=3.298268e+000; foe(n+1)=3.794869e+001; krok(n+1)=1.039083e-005; ng(n+1)=2.980742e+002;
n=273; farx(n+1)=3.319297e+000; foe(n+1)=3.789564e+001; krok(n+1)=8.829868e-006; ng(n+1)=2.911087e+002;
n=274; farx(n+1)=3.292500e+000; foe(n+1)=3.784315e+001; krok(n+1)=1.034570e-005; ng(n+1)=2.954636e+002;
n=275; farx(n+1)=3.313303e+000; foe(n+1)=3.779127e+001; krok(n+1)=8.804989e-006; ng(n+1)=2.888302e+002;
n=276; farx(n+1)=3.286839e+000; foe(n+1)=3.773994e+001; krok(n+1)=1.034200e-005; ng(n+1)=2.923156e+002;
n=277; farx(n+1)=3.307434e+000; foe(n+1)=3.768918e+001; krok(n+1)=8.778020e-006; ng(n+1)=2.867012e+002;
n=278; farx(n+1)=3.281522e+000; foe(n+1)=3.763898e+001; krok(n+1)=1.023989e-005; ng(n+1)=2.892482e+002;
n=279; farx(n+1)=3.301793e+000; foe(n+1)=3.758943e+001; krok(n+1)=8.865531e-006; ng(n+1)=2.823976e+002;
n=280; farx(n+1)=3.276135e+000; foe(n+1)=3.754040e+001; krok(n+1)=1.015968e-005; ng(n+1)=2.871748e+002;
n=281; farx(n+1)=3.296113e+000; foe(n+1)=3.749191e+001; krok(n+1)=8.833238e-006; ng(n+1)=2.799333e+002;
n=282; farx(n+1)=3.270801e+000; foe(n+1)=3.744389e+001; krok(n+1)=1.018462e-005; ng(n+1)=2.837881e+002;
n=283; farx(n+1)=3.290587e+000; foe(n+1)=3.739641e+001; krok(n+1)=8.804989e-006; ng(n+1)=2.779954e+002;
n=284; farx(n+1)=3.265621e+000; foe(n+1)=3.734940e+001; krok(n+1)=1.015968e-005; ng(n+1)=2.808902e+002;
n=285; farx(n+1)=3.285163e+000; foe(n+1)=3.730292e+001; krok(n+1)=8.794029e-006; ng(n+1)=2.755573e+002;
n=286; farx(n+1)=3.260501e+000; foe(n+1)=3.725688e+001; krok(n+1)=1.015216e-005; ng(n+1)=2.780262e+002;
n=287; farx(n+1)=3.279802e+000; foe(n+1)=3.721134e+001; krok(n+1)=8.756691e-006; ng(n+1)=2.735103e+002;
n=288; farx(n+1)=3.255454e+000; foe(n+1)=3.716622e+001; krok(n+1)=1.017255e-005; ng(n+1)=2.749017e+002;
n=289; farx(n+1)=3.274594e+000; foe(n+1)=3.712158e+001; krok(n+1)=8.739066e-006; ng(n+1)=2.716652e+002;
n=290; farx(n+1)=3.250620e+000; foe(n+1)=3.707739e+001; krok(n+1)=1.010485e-005; ng(n+1)=2.723595e+002;
n=291; farx(n+1)=3.269516e+000; foe(n+1)=3.703368e+001; krok(n+1)=8.778020e-006; ng(n+1)=2.686556e+002;
n=292; farx(n+1)=3.245704e+000; foe(n+1)=3.699041e+001; krok(n+1)=1.009346e-005; ng(n+1)=2.701870e+002;
n=293; farx(n+1)=3.264356e+000; foe(n+1)=3.694752e+001; krok(n+1)=8.686387e-006; ng(n+1)=2.673534e+002;
n=294; farx(n+1)=3.240929e+000; foe(n+1)=3.690502e+001; krok(n+1)=1.015216e-005; ng(n+1)=2.665337e+002;
n=295; farx(n+1)=3.259313e+000; foe(n+1)=3.686295e+001; krok(n+1)=8.632369e-006; ng(n+1)=2.654449e+002;
n=296; farx(n+1)=3.236167e+000; foe(n+1)=3.682122e+001; krok(n+1)=1.022121e-005; ng(n+1)=2.632576e+002;
n=297; farx(n+1)=3.254321e+000; foe(n+1)=3.677991e+001; krok(n+1)=8.546025e-006; ng(n+1)=2.642087e+002;
n=298; farx(n+1)=3.231456e+000; foe(n+1)=3.673889e+001; krok(n+1)=1.031835e-005; ng(n+1)=2.597938e+002;
n=299; farx(n+1)=3.249595e+000; foe(n+1)=3.669830e+001; krok(n+1)=8.539569e-006; ng(n+1)=2.632985e+002;
n=300; farx(n+1)=3.227049e+000; foe(n+1)=3.665813e+001; krok(n+1)=1.018440e-005; ng(n+1)=2.581372e+002;

figure; semilogy(farx,'b'); hold on; semilogy(foe,'r'); xlabel('Iteracje'); ylabel('Earx, Eoe'); legend('Earx','Eoe'); title('Uczenie predyktora OE');
figure; subplot(2,1,1); semilogy(krok); xlabel('Iteracje'); ylabel('Krok');
subplot(2,1,2); semilogy(ng); xlabel('Iteracje'); ylabel('Norma gradientu');
Earx=farx(n+1)
Eoe=foe(n+1)
